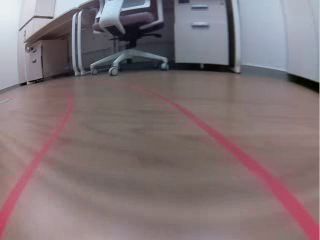
#> input picture frame 25 of data/car_video.avi, 320 x 240 px
$ python cobit_3_get_train_data.py
#> lines starting #> are read from the running program, lines starting #| are printed output that depends on the picture; after the words box and inside, x2 and y2 are one past the last pixel; in counts of white or black regions, pixels touching at a corner belong together
### cobit_opencv_lane_detect.py
import cv2
import numpy as np
import logging
import math
import datetime
import sys

_SHOW_IMAGE = False
class CobitOpencvLaneDetect(object):
    """
    OpenCV 기반 차선 검츨 클래스 \n
    이 클래스는 차량의 카메라와 OpenCV의 color기반 오브젝트 디텍션을 이용해서
    차량의 앞 차선의 각도를 검출함.

    :Example:
        cv_detector = CobitOpencvLaneDetect() \n
        lanes, img_lane = cv_detector.get_lane(img_org) \n
        angle, img_angle = cv_detector.get_steering_angle(img_lane, lanes)
    """
    def __init__(self):
        self.curr_steering_angle = 90

    def get_lane(self, frame):
        """
        입력된 이미지 파일에서 차선을 발견하고, 차선의 좌표값을 어레이로 얻음.

        :param frame: 카메라에서 전달된 차량 앞, 차선의 이미지 파일
        :return lane_lines: 차선의 좌표값 np 어레이 데이터
        :return final_frame: 카메라에서 전달된 차량 앞 이미지
        """
        _show_image("orignal", frame)
        lane_lines, frame = _detect_lane(frame)
        return lane_lines, frame

    def get_steering_angle(self, img_lane, lane_lines):
        """
        입력된 이미지 파일과 차선의 좌표값 np 어레이에서 차량의 스티어링 휠 회전 각도를 얻음.

        :param img_lane: 카메라에서 전달된 차량 앞, 차선의 이미지 파일
        :param lane_lines: 차선의 좌표값 np 어레이 데이터
        :return curr_heading_image: 차선을 녹색/적색 직선으로 표시한 차량 앞 이미지
        :return curr_heading_angle: 차선의 각도, 즉 차량의 스티어링 휠이 회전할 각도
        """
        if len(lane_lines) == 0:
            return 0, None
        new_steering_angle = _compute_steering_angle(img_lane, lane_lines)
        self.curr_steering_angle = _stabilize_steering_angle(self.curr_steering_angle, new_steering_angle, len(lane_lines))

        curr_heading_image = _display_heading_line(img_lane, self.curr_steering_angle)
        _show_image("heading", curr_heading_image)
        if self.curr_steering_angle > 150:
            self.curr_steering_angle = 150
        if self.curr_steering_angle < 30:
            self.curr_steering_angle = 30

        return self.curr_steering_angle, curr_heading_image

############################
# Frame processing steps
############################
def _detect_lane(frame):
    logging.debug('detecting lane lines...')
    edges = _detect_edges(frame)
    _show_image('edges', edges)

    cropped_edges = _region_of_interest(edges)
    _show_image('edges cropped', cropped_edges, True)

    line_segments = _detect_line_segments(cropped_edges)
    line_segment_image = _display_lines(frame, line_segments)
    _show_image("line segments", line_segment_image)

    lane_lines = _average_slope_intercept(frame, line_segments)
    lane_lines_image = _display_lines(frame, lane_lines)
    _show_image("lane lines images", lane_lines_image)
    #lane_lines_resized = cv2.resize(lane_lines_image, dsize=(320, 180), interpolation=cv2.INTER_AREA)
    #__show_image("lane lines", lane_lines_resized)

    return lane_lines, lane_lines_image


def _detect_edges(frame):
    # filter for blue lane lines
    hsv = cv2.cvtColor(frame, cv2.COLOR_BGR2HSV)
    _show_image("hsv", hsv)
    # blue
    #lower_blue = np.array([80, 150, 0])
    #upper_blue = np.array([110, 255, 255])
    # red
    lower_blue1 = np.array([0, 100, 100])
    upper_blue1 = np.array([20, 255, 255])
    # [5 lines of commented-out code are left out]
    mask1 = cv2.inRange(hsv, lower_blue1, upper_blue1)
    lower_blue2 = np.array([160, 100, 100])
    upper_blue2 = np.array([180, 255, 255])

    mask2 = cv2.inRange(hsv, lower_blue2, upper_blue2)
    mask = mask1+mask2

    _show_image("blue mask", mask, True)

    # detect edges
    #edges = cv2.Canny(mask, 200, 400)
    edges = cv2.Canny(mask, 200, 400)
    _show_image("blue edge", edges)

    return edges

def _region_of_interest(canny):
    height, width = canny.shape
    mask = np.zeros_like(canny)

    # only focus bottom half of the screen

    polygon = np.array([[
        (0, height*(1/2)),
        (width, height*(1/2)),
        (width, height),
        (0, height),
    ]], np.int32)
    cv2.fillPoly(mask, polygon, 255)
    _show_image("mask", mask)
    masked_image = cv2.bitwise_and(canny, mask)
    return masked_image

def _detect_line_segments(cropped_edges):
    # tuning min_threshold, minLineLength, maxLineGap is a trial and error process by hand
    rho = 1  # precision in pixel, i.e. 1 pixel
    angle = np.pi / 180  # degree in radian, i.e. 1 degree
    min_threshold = 10  # minimal of votes
    line_segments = cv2.HoughLinesP(cropped_edges, rho, angle, min_threshold, np.array([]), minLineLength=15, maxLineGap=4)

    if line_segments is not None:
        for line_segment in line_segments:
            logging.debug('detected line_segment:')
            logging.debug("%s of length %s" % (line_segment, _length_of_line_segment(line_segment[0])))

    return line_segments


def _average_slope_intercept(frame, line_segments):
    """
    This function combines line segments into one or two lane lines
    If all line slopes are < 0: then we only have detected left lane
    If all line slopes are > 0: then we only have detected right lane
    """
    lane_lines = []
    if line_segments is None:
        logging.info('No line_segment segments detected')
        return lane_lines

    height, width, _ = frame.shape
    left_fit = []
    right_fit = []

    boundary = 1/3
    left_region_boundary = width * (1 - boundary)  # left lane line segment should be on left 2/3 of the screen
    right_region_boundary = width * boundary # right lane line segment should be on left 2/3 of the screen

    for line_segment in line_segments:
        for x1, y1, x2, y2 in line_segment:
            if x1 == x2:
                logging.info('skipping vertical line segment (slope=inf): %s' % line_segment)
                continue
            fit = np.polyfit((x1, x2), (y1, y2), 1)
            slope = fit[0]
            intercept = fit[1]
            if slope < 0:
                if x1 < left_region_boundary and x2 < left_region_boundary:
                    #left_fit.append((slope, intercept))
                    if slope < -0.75:
                        #print("left points:", x1, x2, y1, y2)
                        #print("left slope", slope, "intercepts:", intercept)
                        left_fit.append((slope, intercept))
            else:
                if x1 > right_region_boundary and x2 > right_region_boundary:
                    #right_fit.append((slope, intercept))
                    if slope > 0.75:
                        #print("right points:", x1, x2, y1, y2)
                        #print("right slope", slope, "intercepts:", intercept)
                        right_fit.append((slope, intercept))

    left_fit_average = np.average(left_fit, axis=0)
    if len(left_fit) > 0:
        lane_lines.append(_make_points(frame, left_fit_average))

    right_fit_average = np.average(right_fit, axis=0)
    if len(right_fit) > 0:
        lane_lines.append(_make_points(frame, right_fit_average))

    logging.debug('lane lines: %s' % lane_lines)  # [[[316, 720, 484, 432]], [[1009, 720, 718, 432]]]

    return lane_lines


def _compute_steering_angle(frame, lane_lines):
    """ Find the steering angle based on lane line coordinate
        We assume that camera is calibrated to point to dead center
    """
    if len(lane_lines) == 0:
        logging.info('No lane lines detected, do nothing')
        return -90

    height, width, _ = frame.shape
    if len(lane_lines) == 1:
        logging.debug('Only detected one lane line, just follow it. %s' % lane_lines[0])
        x1, _, x2, _ = lane_lines[0][0]
        x_offset = x2 - x1
    else:
        _, _, left_x2, _ = lane_lines[0][0]
        _, _, right_x2, _ = lane_lines[1][0]
        camera_mid_offset_percent = 0.02 # 0.0 means car pointing to center, -0.03: car is centered to left, +0.03 means car pointing to right
        mid = int(width / 2 * (1 + camera_mid_offset_percent))
        x_offset = (left_x2 + right_x2) / 2 - mid

    # find the steering angle, which is angle between navigation direction to end of center line
    y_offset = int(height / 2)

    angle_to_mid_radian = math.atan(x_offset / y_offset)  # angle (in radian) to center vertical line
    angle_to_mid_deg = int(angle_to_mid_radian * 180.0 / math.pi)  # angle (in degrees) to center vertical line
    steering_angle = angle_to_mid_deg + 90  # this is the steering angle needed by picar front wheel

    logging.debug('new steering angle: %s' % steering_angle)
    return steering_angle


def _stabilize_steering_angle(curr_steering_angle, new_steering_angle, num_of_lane_lines, max_angle_deviation_two_lines=5, max_angle_deviation_one_lane=1):
    """
    Using last steering angle to stabilize the steering angle
    This can be improved to use last N angles, etc
    if new angle is too different from current angle, only turn by max_angle_deviation degrees
    """
    if num_of_lane_lines == 2 :
        # if both lane lines detected, then we can deviate more
        max_angle_deviation = max_angle_deviation_two_lines
    else :
        # if only one lane detected, don't deviate too much
        max_angle_deviation = max_angle_deviation_one_lane

    angle_deviation = new_steering_angle - curr_steering_angle
    if abs(angle_deviation) > max_angle_deviation:
        stabilized_steering_angle = int(curr_steering_angle
                                        + max_angle_deviation * angle_deviation / abs(angle_deviation))
    else:
        stabilized_steering_angle = new_steering_angle
    logging.info('Proposed angle: %s, stabilized angle: %s' % (new_steering_angle, stabilized_steering_angle))
    return stabilized_steering_angle


"""
  Utility Functions
"""
def _display_lines(frame, lines, line_color=(0, 255, 0), line_width=10):
    line_image = np.zeros_like(frame)
    if lines is not None:
        for line in lines:
            for x1, y1, x2, y2 in line:
                cv2.line(line_image, (x1, y1), (x2, y2), line_color, line_width)
    line_image = cv2.addWeighted(frame, 0.8, line_image, 1, 1)
    return line_image


def _display_heading_line(frame, steering_angle, line_color=(0, 0, 255), line_width=5, ):
    heading_image = np.zeros_like(frame)
    height, width, _ = frame.shape

    # figure out the heading line from steering angle
    # heading line (x1,y1) is always center bottom of the screen
    # (x2, y2) requires a bit of trigonometry

    # Note: the steering angle of:
    # 0-89 degree: turn left
    # 90 degree: going straight
    # 91-180 degree: turn right
    steering_angle_radian = steering_angle / 180.0 * math.pi
    x1 = int(width / 2)
    y1 = height
    x2 = int(x1 - height / 2 / math.tan(steering_angle_radian))
    y2 = int(height / 2)

    cv2.line(heading_image, (x1, y1), (x2, y2), line_color, line_width)
    heading_image = cv2.addWeighted(frame, 0.8, heading_image, 1, 1)

    return heading_image


def _length_of_line_segment(line):
    x1, y1, x2, y2 = line
    return math.sqrt((x2 - x1) ** 2 + (y2 - y1) ** 2)


def _show_image(title, frame, show=_SHOW_IMAGE):
    if show:
        cv2.imshow(title, frame)


def _make_points(frame, line):
    height, width, _ = frame.shape
    slope, intercept = line
    y1 = height  # bottom of the frame
    y2 = int(y1 * 1 / 2)  # make points from middle of the frame down

    # bound the coordinates within the frame
    x1 = max(-width, min(2 * width, int((y1 - intercept) / slope)))
    x2 = max(-width, min(2 * width, int((y2 - intercept) / slope)))
    return [[x1, y1, x2, y2]]

### cobit_3_get_train_data.py
import cv2
import sys
from cobit_opencv_lane_detect import CobitOpencvLaneDetect
import os


def main_loop():
	"""
	3단계: 촬영된 주행 영상으로부터 딥러닝 학습용 데이터 얻기 \n
	촬영된 주행 영상에서 스틸 이미지르 하나씩 검출하고, 각 이미지의 차량 스티어링 휠 각도를 측정함 \n
	스티어링 휠 각도를 '라벨' 스틸 이미지를 데이터로 묶어서 저장함
	"""
	video_file = "./data/car_video.avi"
	cv_detector = CobitOpencvLaneDetect()
	cap = cv2.VideoCapture(video_file)

	index = 0

	os.system("rm ./data/*.png")

	while True:
		ret, img_org = cap.read()
#> img_org is the input picture: shape (240, 320, 3); mean B, G, R 118.8, 115.6, 129.4
		if ret:
			lanes, img_lane = cv_detector.get_lane(img_org)
#> in _detect_edges, `hsv = cv2.cvtColor(frame, cv2.COLOR_BGR2HSV)`: hsv: shape (240, 320, 3); mean H, S, V 75.5, 42.8, 134.3
#> in _detect_edges, `mask1 = cv2.inRange(hsv, lower_blue1, upper_blue1)`: mask1: shape (240, 320); every value is 0
#> in _detect_edges, `mask2 = cv2.inRange(hsv, lower_blue2, upper_blue2)`:
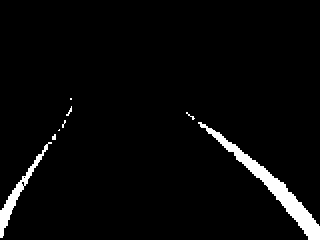
#> mask2: shape (240, 320); 3.5% white; 8 white regions (4 under 20 px), largest, box (x1, y1, x2, y2) and area: (198, 122, 320, 240) 1904, (0, 142, 52, 238) 694, (66, 106, 72, 116) 22, (52, 134, 56, 140) 20
#> in _detect_edges, `edges = cv2.Canny(mask, 200, 400)`:
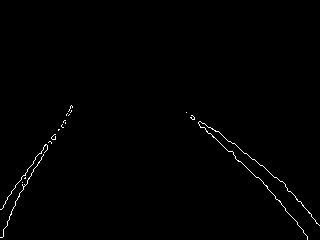
#> edges: shape (240, 320); 0.68% white in thin lines or dots, all inside (x1, y1, x2, y2) = (0, 105, 320, 240)
#> in _region_of_interest, `cv2.fillPoly(mask, polygon, 255)`:
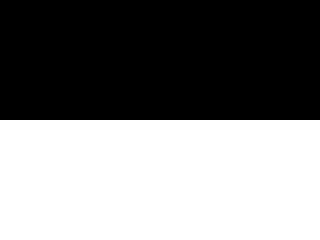
#> mask: shape (240, 320); 50% white; 1 white region, box (x1, y1, x2, y2) and area: (0, 120, 320, 240) 38400
#> in _region_of_interest, `masked_image = cv2.bitwise_and(canny, mask)`: masked_image: shape (240, 320); 0.64% white in thin lines or dots, all inside (x1, y1, x2, y2) = (0, 120, 320, 240)
#> in _detect_line_segments, `line_segments = cv2.HoughLinesP(cropped_edges, rho, angle, min_thresho..`: line_segments = [[11, 211, 34, 168], [240, 161, 256, 177], [239, 148, 267, 170], [198, 122, 213, 137], [291, 192, 319, 225], [260, 179, 285, 208], [204, 127, 225, 148], [47, 145, 59, 129], [18, 182, 35, 159], [31, 175, 41, 157], [48, 142, 65, 120]]
#> the loop in _detect_line_segments, `for line_segment in line_segments:` made 11 passes
#> the loop in _display_lines, `for line in lines:` made 11 passes
#> in _display_lines, `line_image = cv2.addWeighted(frame, 0.8, line_image, 1, 1)`:
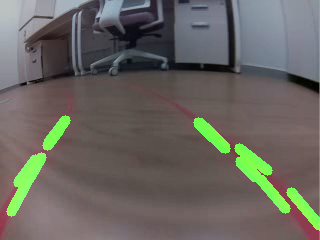
#> line_image: shape (240, 320, 3); mean B, G, R 96.1, 101.9, 104.5
#> the loop in _average_slope_intercept, `for line_segment in line_segments:` made 11 passes
#> after the loop in _average_slope_intercept, `for line_segment in line_segments:`: left_fit = [(-1.87, 231.6), (-1.33, 207.7), (-1.35, 206.4), (-1.8, 230.8), (-1.29, 204.1)]; right_fit = [(1, -79), (0.786, -39.79), (1, -76), (1.18, -151), (1.16, -122.6), (1, -77)]
#> in _average_slope_intercept, `left_fit_average = np.average(left_fit, axis=0)`: left_fit_average = [-1.53, 216.1]
#> in _make_points, `slope, intercept = line`: slope = -1.53; intercept = 216.1
#> in _make_points, `x1 = max(-width, min(2 * width, int((y1 - intercept) / slope)))`: x1 = -15
#> in _make_points, `x2 = max(-width, min(2 * width, int((y2 - intercept) / slope)))`: x2 = 62
#> in _average_slope_intercept, `right_fit_average = np.average(right_fit, axis=0)`: right_fit_average = [1.02, -90.89]
#> in _detect_lane, `lane_lines = _average_slope_intercept(frame, line_segments)`: lane_lines = [[[-15, 240, 62, 120]], [[324, 240, 206, 120]]]
#> call 2 of _display_lines, with line_color = (0, 255, 0), line_width = 10
#> the loop in _display_lines (call 2), `for line in lines:` made 2 passes
#> after the loop in _display_lines (call 2), `for line in lines:`:
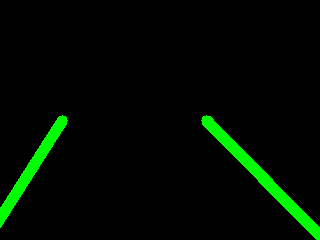
#> line_image: shape (240, 320, 3); mean B, G, R 0, 10.7, 0
#> in _display_lines (call 2), `line_image = cv2.addWeighted(frame, 0.8, line_image, 1, 1)`:
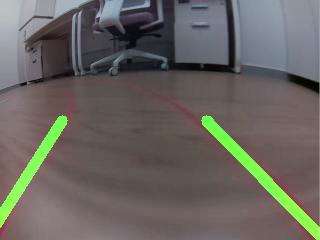
#> line_image: shape (240, 320, 3); mean B, G, R 96.1, 101.1, 104.5
#> lanes = [[[-15, 240, 62, 120]], [[324, 240, 206, 120]]]
			cv2.imshow("ddd", img_org)
			angle, img_angle = cv_detector.get_steering_angle(img_lane, lanes)
#> in _compute_steering_angle, `_, _, left_x2, _ = lane_lines[0][0]`: left_x2 = 62
#> in _compute_steering_angle, `_, _, right_x2, _ = lane_lines[1][0]`: right_x2 = 206
#> in _compute_steering_angle, `x_offset = (left_x2 + right_x2) / 2 - mid`: x_offset = -29
#> in _compute_steering_angle, `angle_to_mid_radian = math.atan(x_offset / y_offset)`: angle_to_mid_radian = -0.237
#> in _compute_steering_angle, `angle_to_mid_deg = int(angle_to_mid_radian * 180.0 / math.pi)`: angle_to_mid_deg = -13
#> in _compute_steering_angle, `steering_angle = angle_to_mid_deg + 90`: steering_angle = 77
#> in _stabilize_steering_angle, `angle_deviation = new_steering_angle - curr_steering_angle`: angle_deviation = -13
#> in _stabilize_steering_angle, `stabilized_steering_angle = int(curr_steering_angle + max_angle_deviat..`: stabilized_steering_angle = 85
#> in _display_heading_line, `steering_angle_radian = steering_angle / 180.0 * math.pi`: steering_angle_radian = 1.48
#> in _display_heading_line, `x2 = int(x1 - height / 2 / math.tan(steering_angle_radian))`: x2 = 149
#> in _display_heading_line, `heading_image = cv2.addWeighted(frame, 0.8, heading_image, 1, 1)`:
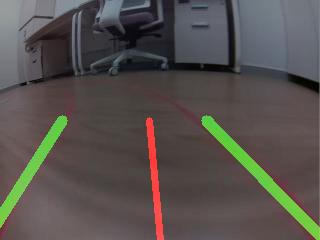
#> heading_image: shape (240, 320, 3); mean B, G, R 77.9, 81.9, 86.6
#> angle = 85
			if img_angle is None:
				pass
			else:
				cv2.imwrite("%s_%03d_%03d.png" % (video_file, index, angle), img_org)
				index += 1
			if cv2.waitKey(1) & 0xFF == ord('q'):
#> (key q is pressed here)
				break
		else:
			print("cap error")
			break

	cap.release()
	cv2.destroyAllWindows()

if __name__ =='__main__':
	main_loop()

$ run again, starting later in the video
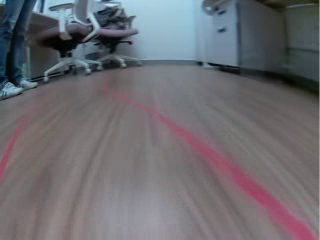
#> input picture frame 114 of data/car_video.avi, 320 x 240 px
#> in main_loop, img_org is the input picture: shape (240, 320, 3); mean B, G, R 112.4, 107.1, 108.2
#> hsv: shape (240, 320, 3); mean H, S, V 95.6, 37.7, 117.7
#> mask1: shape (240, 320); every value is 0
#> in _detect_edges, `mask2 = cv2.inRange(hsv, lower_blue2, upper_blue2)`:
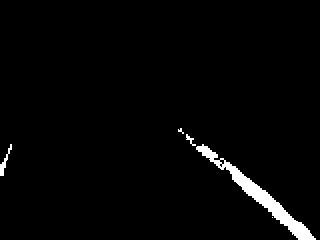
#> mask2: shape (240, 320); 2.3% white; 5 white regions (2 under 20 px), largest, box (x1, y1, x2, y2) and area: (196, 144, 316, 240) 1606, (0, 144, 12, 176) 109, (186, 134, 196, 146) 43
#> edges: shape (240, 320); 0.47% white in thin lines or dots, all inside (x1, y1, x2, y2) = (0, 128, 316, 240)
#> mask: shape (240, 320); 50% white; 1 white region, box (x1, y1, x2, y2) and area: (0, 120, 320, 240) 38400
#> in _detect_line_segments, `line_segments = cv2.HoughLinesP(cropped_edges, rho, angle, min_thresho..`: line_segments = [[200, 151, 220, 169], [205, 145, 226, 161], [260, 203, 291, 232], [246, 176, 270, 195], [2, 162, 9, 145], [231, 178, 248, 195], [2, 175, 11, 148]]
#> the loop in _detect_line_segments, `for line_segment in line_segments:` made 7 passes
#> the loop in _display_lines, `for line in lines:` made 7 passes
#> the loop in _average_slope_intercept, `for line_segment in line_segments:` made 7 passes
#> after the loop in _average_slope_intercept, `for line_segment in line_segments:`: left_fit = [(-2.43, 166.9), (-3, 181)]; right_fit = [(0.9, -29), (0.762, -11.19), (0.935, -40.23), (0.792, -18.75), (1, -53)]
#> left_fit_average = [-2.71, 173.9]
#> slope = -2.71; intercept = 173.9
#> in _make_points, `x1 = max(-width, min(2 * width, int((y1 - intercept) / slope)))`: x1 = -24
#> in _make_points, `x2 = max(-width, min(2 * width, int((y2 - intercept) / slope)))`: x2 = 19
#> right_fit_average = [0.878, -30.43]
#> in _detect_lane, `lane_lines = _average_slope_intercept(frame, line_segments)`: lane_lines = [[[-24, 240, 19, 120]], [[308, 240, 171, 120]]]
#> the loop in _display_lines (call 2), `for line in lines:` made 2 passes
#> left_x2 = 19
#> right_x2 = 171
#> x_offset = -68
#> angle_to_mid_radian = -0.516
#> angle_to_mid_deg = -29
#> steering_angle = 61
#> angle_deviation = -29
#> stabilized_steering_angle = 85
#> steering_angle_radian = 1.48
#> in _display_heading_line, `x2 = int(x1 - height / 2 / math.tan(steering_angle_radian))`: x2 = 149
#> in _display_heading_line, `heading_image = cv2.addWeighted(frame, 0.8, heading_image, 1, 1)`:
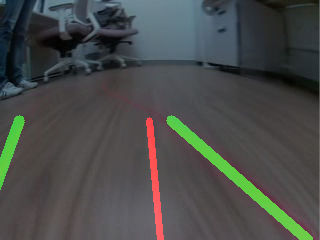
#> heading_image: shape (240, 320, 3); mean B, G, R 73.7, 75.6, 72.9
#> angle = 85

$ run again, starting later in the video
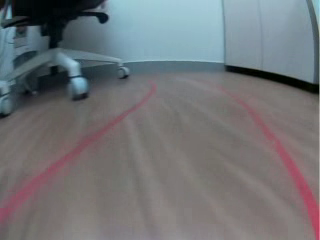
#> input picture frame 203 of data/car_video.avi, 320 x 240 px
#> in main_loop, img_org is the input picture: shape (240, 320, 3); mean B, G, R 118.4, 115.1, 112.9
#> hsv: shape (240, 320, 3); mean H, S, V 66.4, 43.3, 124.9
#> mask1: shape (240, 320); every value is 0
#> in _detect_edges, `mask2 = cv2.inRange(hsv, lower_blue2, upper_blue2)`:
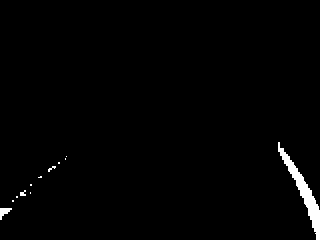
#> mask2: shape (240, 320); 1.3% white; 12 white regions (8 under 20 px), largest, box (x1, y1, x2, y2) and area: (278, 142, 320, 240) 864, (0, 208, 12, 220) 76, (20, 190, 26, 196) 24, (48, 166, 56, 172) 20
#> edges: shape (240, 320); 0.32% white in thin lines or dots, all inside (x1, y1, x2, y2) = (0, 142, 320, 240)
#> mask: shape (240, 320); 50% white; 1 white region, box (x1, y1, x2, y2) and area: (0, 120, 320, 240) 38400
#> in _detect_line_segments, `line_segments = cv2.HoughLinesP(cropped_edges, rho, angle, min_thresho..`: line_segments = [[295, 184, 307, 208], [288, 155, 307, 184], [277, 146, 288, 171], [278, 142, 290, 159], [307, 213, 315, 233], [287, 154, 298, 171]]
#> the loop in _detect_line_segments, `for line_segment in line_segments:` made 6 passes
#> the loop in _display_lines, `for line in lines:` made 6 passes
#> the loop in _average_slope_intercept, `for line_segment in line_segments:` made 6 passes
#> after the loop in _average_slope_intercept, `for line_segment in line_segments:`: left_fit = []; right_fit = [(2, -406), (1.53, -284.6), (2.27, -483.5), (1.42, -251.8), (2.5, -554.5), (1.55, -289.5)]
#> left_fit_average = nan
#> right_fit_average = [1.88, -378.3]
#> slope = 1.88; intercept = -378.3
#> in _make_points, `x1 = max(-width, min(2 * width, int((y1 - intercept) / slope)))`: x1 = 329
#> in _make_points, `x2 = max(-width, min(2 * width, int((y2 - intercept) / slope)))`: x2 = 265
#> in _detect_lane, `lane_lines = _average_slope_intercept(frame, line_segments)`: lane_lines = [[[329, 240, 265, 120]]]
#> the loop in _display_lines (call 2), `for line in lines:` made 1 pass
#> in _compute_steering_angle, `x1, _, x2, _ = lane_lines[0][0]`: x1 = 329; x2 = 265
#> x_offset = -64
#> angle_to_mid_radian = -0.49
#> angle_to_mid_deg = -28
#> steering_angle = 62
#> angle_deviation = -28
#> stabilized_steering_angle = 89
#> steering_angle_radian = 1.55
#> in _display_heading_line, `x2 = int(x1 - height / 2 / math.tan(steering_angle_radian))`: x2 = 157
#> in _display_heading_line, `heading_image = cv2.addWeighted(frame, 0.8, heading_image, 1, 1)`:
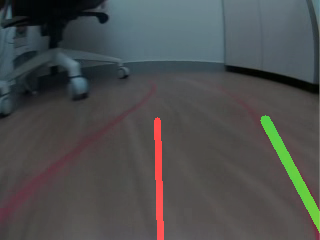
#> heading_image: shape (240, 320, 3); mean B, G, R 77.6, 77.9, 76
#> angle = 89
